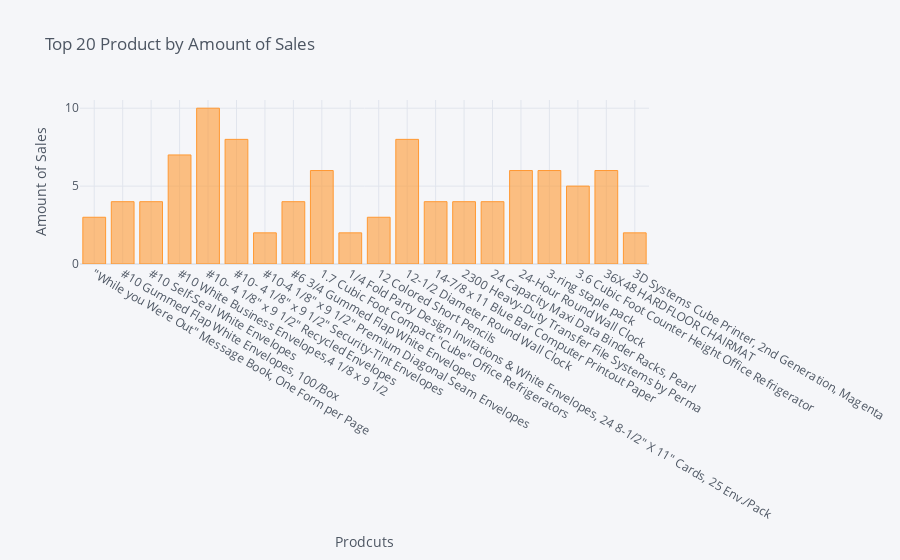

Here is the notebook cell this chart was saved with:
### Code cell
prod[:20].iplot(kind='bar',xTitle='Prodcuts',yTitle='Amount of Sales',title='Top 20 Product by Amount of Sales')

### Figure 1 — Plotly figure (JSON) as saved in the notebook; plotly's stock layout.template omitted (floating-point values rounded to 4 significant figures)
{"data": [{"marker": {"color": "rgba(255, 153, 51, 0.6)", "line": {"color": "rgba(255, 153, 51, 1.0)", "width": 1}}, "name": "Sales", "orientation": "v", "text": "", "type": "bar", "x": ["\"While you Were Out\" Message Book, One Form per Page", "#10 Gummed Flap White Envelopes, 100/Box", "#10 Self-Seal White Envelopes", "#10 White Business Envelopes,4 1/8 x 9 1/2", "#10- 4 1/8\" x 9 1/2\" Recycled Envelopes", "#10- 4 1/8\" x 9 1/2\" Security-Tint Envelopes", "#10-4 1/8\" x 9 1/2\" Premium Diagonal Seam Envelopes", "#6 3/4 Gummed Flap White Envelopes", "1.7 Cubic Foot Compact \"Cube\" Office Refrigerators", "1/4 Fold Party Design Invitations & White Envelopes, 24 8-1/2\" X 11\" Cards, 25 Env./Pack", "12 Colored Short Pencils", "12-1/2 Diameter Round Wall Clock", "14-7/8 x 11 Blue Bar Computer Printout Paper", "2300 Heavy-Duty Transfer File Systems by Perma", "24 Capacity Maxi Data Binder Racks, Pearl", "24-Hour Round Wall Clock", "3-ring staple pack", "3.6 Cubic Foot Counter Height Office Refrigerator", "36X48 HARDFLOOR CHAIRMAT", "3D Systems Cube Printer, 2nd Generation, Magenta"], "y": [3, 4, 4, 7, 10, 8, 2, 4, 6, 2, 3, 8, 4, 4, 4, 6, 6, 5, 6, 2]}], "layout": {"legend": {"bgcolor": "#F5F6F9", "font": {"color": "#4D5663"}}, "paper_bgcolor": "#F5F6F9", "plot_bgcolor": "#F5F6F9", "title": {"font": {"color": "#4D5663"}, "text": "Top 20 Product by Amount of Sales"}, "xaxis": {"gridcolor": "#E1E5ED", "showgrid": true, "tickfont": {"color": "#4D5663"}, "title": {"font": {"color": "#4D5663"}, "text": "Prodcuts"}, "zerolinecolor": "#E1E5ED"}, "yaxis": {"gridcolor": "#E1E5ED", "showgrid": true, "tickfont": {"color": "#4D5663"}, "title": {"font": {"color": "#4D5663"}, "text": "Amount of Sales"}, "zerolinecolor": "#E1E5ED"}}}
